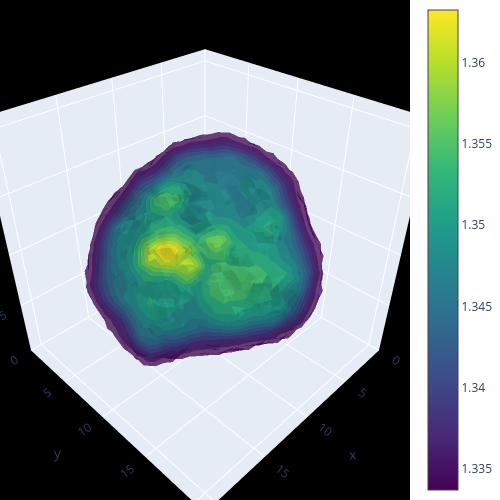

The notebook cell this image was saved under:
### Code cell
tomodpdt.plotting.visualize_3d_volume(
    volume[::6, ::6, ::6],
)

### Figure 1 — Plotly figure (JSON) as saved in the notebook; plotly's stock layout.template omitted (floating-point values rounded to 4 significant figures; data arrays with more than 128 entries replaced by an {"elided": "..."} marker saying what was removed)
{"data": [{"caps": {"x": {"show": false}, "y": {"show": false}, "z": {"show": false}}, "colorscale": [[0, "#440154"], [0.1111, "#482878"], [0.2222, "#3e4989"], [0.3333, "#31688e"], [0.4444, "#26828e"], [0.5556, "#1f9e89"], [0.6667, "#35b779"], [0.7778, "#6ece58"], [0.8889, "#b5de2b"], [1, "#fde725"]], "isomax": 1.363, "isomin": 1.334, "opacity": 0.5, "surface": {"count": 15}, "type": "isosurface", "value": {"elided": "9261 float values"}, "x": {"elided": "9261 int values"}, "y": {"elided": "9261 int values"}, "z": {"elided": "9261 int values"}}], "layout": {"height": 500, "margin": {"b": 0, "l": 0, "r": 0, "t": 0}, "scene": {"bgcolor": "black", "camera": {"eye": {"x": 1.25, "y": 1.25, "z": 1.25}}, "xaxis": {"range": [0, 21]}, "yaxis": {"range": [0, 21]}, "zaxis": {"range": [0, 21]}}, "width": 500}}
